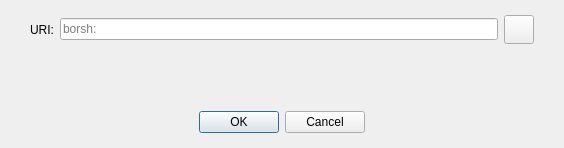
<?xml version="1.0" encoding="UTF-8"?>
<ui version="4.0">
 <class>OpenURIDialog</class>
 <widget class="QDialog" name="OpenURIDialog">
  <property name="geometry">
   <rect>
    <x>0</x>
    <y>0</y>
    <width>564</width>
    <height>148</height>
   </rect>
  </property>
  <property name="windowTitle">
   <string>Open borsh URI</string>
  </property>
  <layout class="QVBoxLayout" name="verticalLayout">
   <property name="leftMargin">
    <number>0</number>
   </property>
   <property name="topMargin">
    <number>15</number>
   </property>
   <property name="rightMargin">
    <number>0</number>
   </property>
   <property name="bottomMargin">
    <number>0</number>
   </property>
   <item>
    <layout class="QHBoxLayout" name="horizontalLayout">
     <property name="leftMargin">
      <number>30</number>
     </property>
     <property name="rightMargin">
      <number>30</number>
     </property>
     <item>
      <widget class="QLabel" name="label">
       <property name="text">
        <string>URI:</string>
       </property>
      </widget>
     </item>
     <item>
      <widget class="QValidatedLineEdit" name="uriEdit">
       <property name="placeholderText">
        <string notr="true">borsh:</string>
       </property>
      </widget>
     </item>
     <item>
      <widget class="QToolButton" name="pasteButton">
       <property name="toolTip">
        <string extracomment="Tooltip text for button that allows you to paste an address that is in your clipboard.">Paste address from clipboard</string>
       </property>
       <property name="text">
        <string/>
       </property>
       <property name="icon">
        <iconset resource="../bitcoin.qrc">
         <normaloff>:/icons/editpaste</normaloff>:/icons/editpaste
        </iconset>
       </property>
       <property name="iconSize">
        <size>
         <width>22</width>
         <height>22</height>
        </size>
       </property>
      </widget>
     </item>
    </layout>
   </item>
   <item>
    <spacer name="verticalSpacer">
     <property name="orientation">
      <enum>Qt::Vertical</enum>
     </property>
     <property name="sizeHint" stdset="0">
      <size>
       <width>20</width>
       <height>40</height>
      </size>
     </property>
    </spacer>
   </item>
   <item>
    <widget class="QWidget" name="buttonsContainerWhite" native="true">
     <layout class="QHBoxLayout" name="horizontalLayout_2">
      <property name="leftMargin">
       <number>30</number>
      </property>
      <property name="topMargin">
       <number>15</number>
      </property>
      <property name="rightMargin">
       <number>30</number>
      </property>
      <property name="bottomMargin">
       <number>15</number>
      </property>
      <item>
       <widget class="QDialogButtonBox" name="buttonBox">
        <property name="orientation">
         <enum>Qt::Horizontal</enum>
        </property>
        <property name="standardButtons">
         <set>QDialogButtonBox::Cancel|QDialogButtonBox::Ok</set>
        </property>
        <property name="centerButtons">
         <bool>true</bool>
        </property>
       </widget>
      </item>
     </layout>
    </widget>
   </item>
  </layout>
 </widget>
 <customwidgets>
  <customwidget>
   <class>QValidatedLineEdit</class>
   <extends>QLineEdit</extends>
   <header>qt/qvalidatedlineedit.h</header>
  </customwidget>
 </customwidgets>
 <resources/>
 <connections>
  <connection>
   <sender>buttonBox</sender>
   <signal>accepted()</signal>
   <receiver>OpenURIDialog</receiver>
   <slot>accept()</slot>
   <hints>
    <hint type="sourcelabel">
     <x>248</x>
     <y>254</y>
    </hint>
    <hint type="destinationlabel">
     <x>157</x>
     <y>274</y>
    </hint>
   </hints>
  </connection>
  <connection>
   <sender>buttonBox</sender>
   <signal>rejected()</signal>
   <receiver>OpenURIDialog</receiver>
   <slot>reject()</slot>
   <hints>
    <hint type="sourcelabel">
     <x>316</x>
     <y>260</y>
    </hint>
    <hint type="destinationlabel">
     <x>286</x>
     <y>274</y>
    </hint>
   </hints>
  </connection>
 </connections>
</ui>
